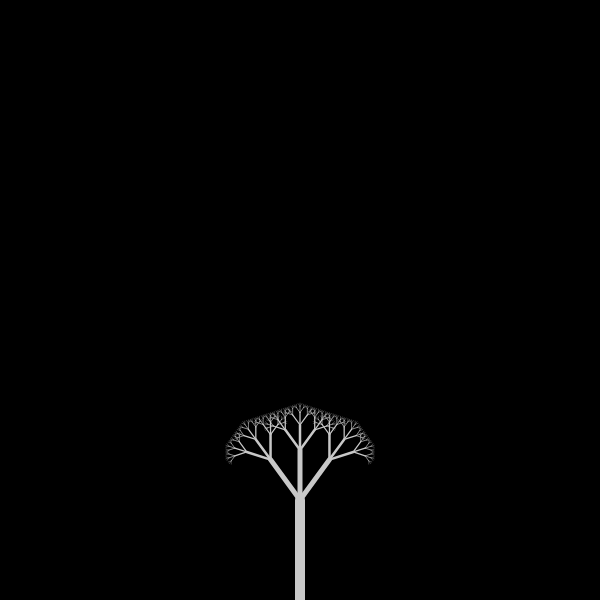
Frame 1 (no input)
Frame 60 (no input): identical to frame 1, image omitted
Frame 120 (the mouse pressed at the canvas centre since frame 60): identical to frame 1, image omitted

The p5.js sketch that drew this single still picture (run headless with seeded random() and noise() and a simulated clock; from frame 60 on, the mouse is pressed at the canvas centre):

// p5.js sketch
// ── sketch.js
/*
This sketch is is just the result of following Dan Shiffman on his video:
https://www.youtube.com/watch?v=0jjeOYMjmDU&t=15s
Coding Challenge #14: Fractal Trees - Recursive
*/
var angle,ratio,slider1,slider2;
function setup() {
  createCanvas(600,600);
  background(0);
  stroke(200);
  angle = PI/4;
  slider1 = createSlider(0,2*PI,PI/5,0.01);
  slider2 = createSlider(0,1,0.5,0.01);
}
function draw() {
  background(0);
  angle = slider1.value();
  ratio = slider2.value();
  translate(width/2,height);
  branch(100);
}

function branch(len){
  strokeWeight(len/10);
  line(0,0,0,-len);
  translate(0,-len);
  if(len>5){
    push();
    rotate(angle);
    branch(len*ratio);
    pop();
    push();
    branch(len*ratio);
    pop();
    push();
    rotate(-angle);
    branch(len*ratio);
    pop();
  }
}
